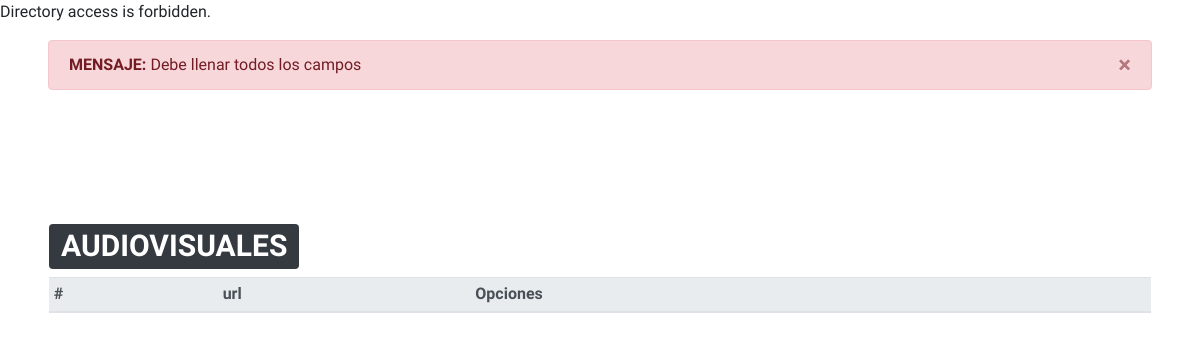
The page /index.php/audiovisuales/guardar on the database as committed earlier.
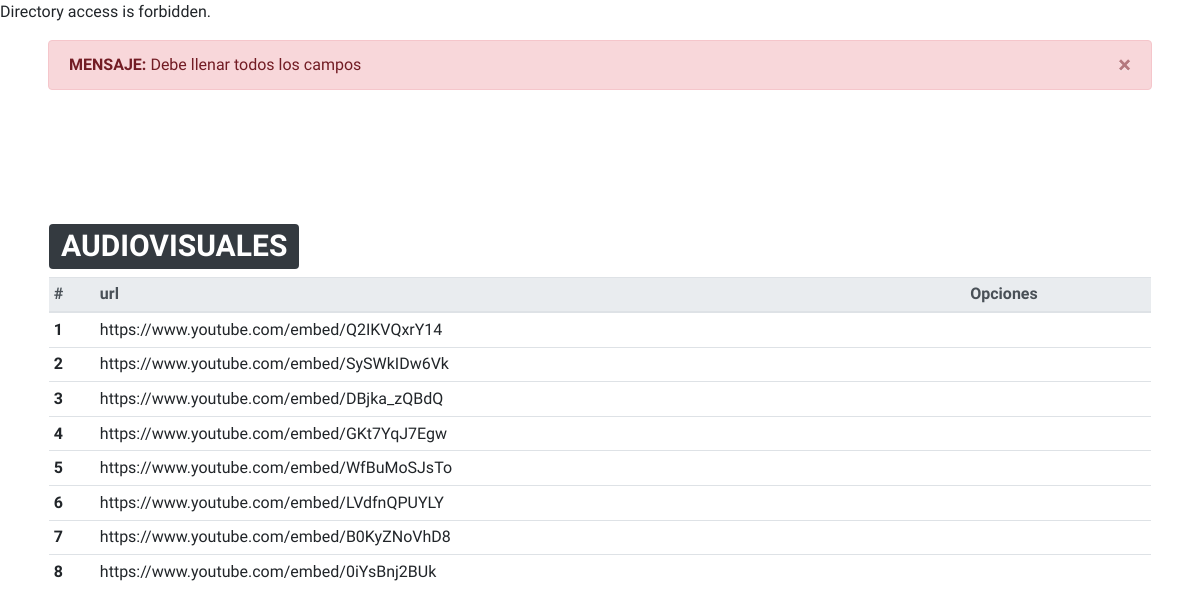
The same page on the database as committed later.
### tables this page shows
CREATE TABLE `audiovisuales` (
  `id` int(10) UNSIGNED NOT NULL,
  `url` text
);

### application/controllers/Audiovisuales.php (called while the page is built, shortened)
<?php
class Audiovisuales extends CI_Controller
{
    function __construct() {
        $this->load->model('AudiovisualesModel');
        $this->load->model('ImagenModel');
    }
    public function index($mensaje = "BIENVENIDO")
    {
        $audiovisuales = $this->AudiovisualesModel->getAudiovisualess();
        $this->load->view('template/cabecera_admin');
        $this->load->view('audiovisuales/index',compact('audiovisuales','mensaje'));
        $this->load->view('template/piedepagina_admin');
    }
    public function guardar()
    {
        $this->form_validation->set_rules('url','Url','required');
        if($this->form_validation->run() == TRUE)
        {
            try{
                    $url = $this->input->post('url');
                    $this->AudiovisualesModel->guardar($url);
                    $this->index("Dato creado con exito");
            }catch(Exception $e){
                $this->index("Error al guardar información");
            }
        }else{
            $this->index("Debe llenar todos los campos");
        }
    }
}

### index.php (called while the page is built, shortened)
<?php
require_once BASEPATH.'core/CodeIgniter.php';

### application/models/AudiovisualesModel.php (called while the page is built, shortened)
<?php
class AudiovisualesModel extends CI_Model
{
    public function getAudiovisualess()
    {
        return $this->db->query('select * from audiovisuales')->result();
    }
}

### application/views/audiovisuales/index.php (the view, shortened to what this page needs)
<div class="container-fluid pt-0 pb-5 pr-5 pl-5">
    <div class="row">
        <div class="col">
            <div class="alert alert-danger alert-dismissible fade show" role="alert">
                <strong>MENSAJE: </strong> <?=$mensaje;?>
                    <button type="button" class="close" data-dismiss="alert" aria-label="Close">
                        <span aria-hidden="true">&times;</span>
                    </button>
            </div>
        </div>
    </div>
    <br><br><br><br>
    <div class="row text-right">
        <div class="col-11">
        </div>
    </div>
    <div class="row">
        <div class="col p-3">
            <h1><span class='badge badge-dark'>AUDIOVISUALES</span></h1>
            <div class="table-responsive table-responsive-sm table-responsive-md table-responsive-lg table-responsive-xl">
                <table class="table table-hover table-sm">
                    <thead class="thead-light">
                        <tr>
                            <th scope="col">#</th>
                            <th scope="col">url</th>
                            <th scope="col">Opciones</th>
                        </tr>
                    </thead>
                    <tbody>
                        <?php
                            $n=1;
                            foreach ($audiovisuales as $audiovisual)
                            {
                                echo "<tr>".
                                "<th scope='row'>".$n++."</th>".
                                "<td>".$audiovisual->url."</td>".
                                "<td>";
                                echo "</td>".
                                "</tr>";
                            }
                        ?>
                    </tbody>
                </table>
            </div>
        </div>
    </div>
</div>

Rows that differ between the two databases and show on the page:
added audiovisuales: url "https://www.youtube.com/embed/Q2IKVQxrY14"
added audiovisuales: url "https://www.youtube.com/embed/SySWkIDw6Vk"
added audiovisuales: url "https://www.youtube.com/embed/DBjka_zQBdQ"
added audiovisuales: url "https://www.youtube.com/embed/GKt7YqJ7Egw"
added audiovisuales: url "https://www.youtube.com/embed/WfBuMoSJsTo"
added audiovisuales: url "https://www.youtube.com/embed/LVdfnQPUYLY"
added audiovisuales: url "https://www.youtube.com/embed/B0KyZNoVhD8"
added audiovisuales: url "https://www.youtube.com/embed/0iYsBnj2BUk"
